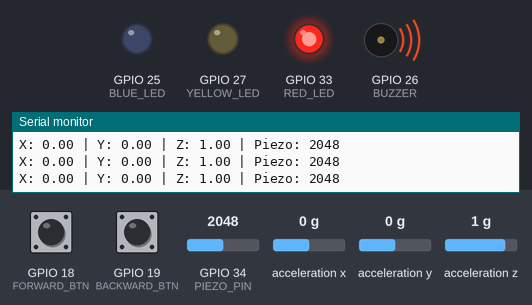
This sketch was run on a simulated ESP32. Parts: output pins drawn as LEDs (lit = HIGH), buzzer (waves = sounding, pin HIGH), the last lines printed to the serial monitor. Wiring (inferred from the names in the program): MPU-6050 motion sensor at I2C address 0x68. The inputs (shaded band) are chosen by the test bench; at power-on: GPIO 18 (FORWARD_BTN) HIGH, GPIO 19 (BACKWARD_BTN) HIGH, GPIO 34 (PIEZO_PIN) = 2048, acceleration x 0 g, acceleration y 0 g, acceleration z 1 g.

Above: at 3.2 s.
3.3 s: GPIO 18 (FORWARD_BTN) pulled LOW for 0.15 s
At 3.41 s:
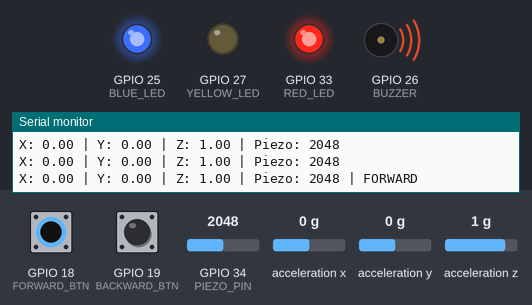
5.0 s: GPIO 19 (BACKWARD_BTN) pulled LOW for 0.15 s
At 5.14 s:
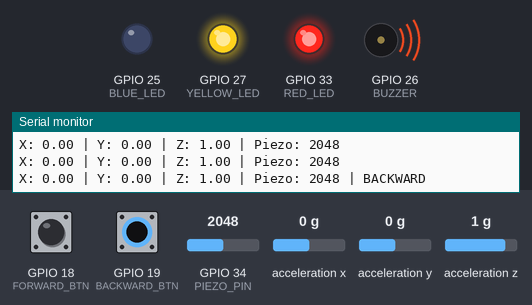
6.7 s: GPIO 34 (PIEZO_PIN) set to 1035
8.2 s: GPIO 34 (PIEZO_PIN) set to 933
At 8.7 s:
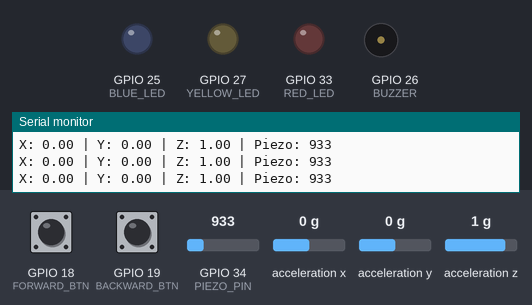
9.7 s: GPIO 18 (FORWARD_BTN) pulled LOW for 1 s
At 10.5 s:
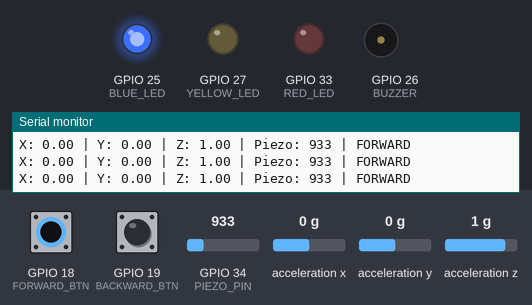
12.2 s: GPIO 19 (BACKWARD_BTN) pulled LOW for 1 s
At 13.0 s:
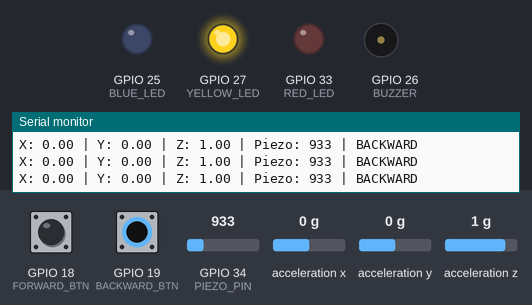
Timing chart, 0 to 15.2 s (numbered marks = the images above; inputs shaded):
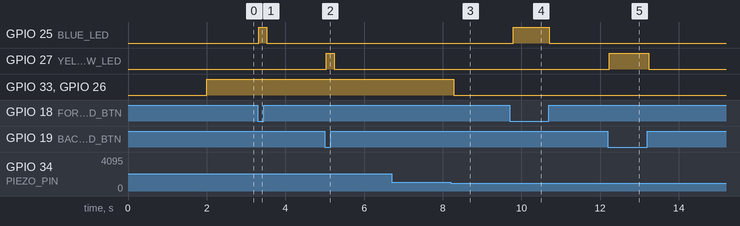

Measured:
- the behaviour switches between 1001 and 1000 on GPIO 34 (PIEZO_PIN) (found by bisection; images 2 and 3)
- after the input at 3.3 s, GPIO 25 (BLUE_LED): LOW → HIGH at once, → LOW 0.20 s later
- after the input at 5.0 s, GPIO 27 (YELLOW_LED): LOW → HIGH at once, → LOW 0.20 s later
- after the input at 8.2 s, GPIO 33 (RED_LED), GPIO 26 (BUZZER): HIGH → LOW after 0.08 s
- after the input at 9.7 s, GPIO 25 (BLUE_LED): LOW → HIGH after 0.10 s, → LOW 0.91 s later
- after the input at 12.2 s, GPIO 27 (YELLOW_LED): LOW → HIGH at once, → LOW 1.0 s later

The sketch:

nerf_controller.ino
```cpp
#include <Wire.h>
// ---------- pins ----------
#define RED_LED       33
#define BLUE_LED      25
#define YELLOW_LED    27
#define BUZZER        26

#define FORWARD_BTN   18
#define BACKWARD_BTN  19
#define PIEZO_PIN     34

#define SDA_PIN       21
#define SCL_PIN       22
// ---------- mpu6050 ----------


#define MPU_ADDR      0x68
#define PWR_MGMT_1    0x6B
#define ACCEL_CONFIG  0x1C
#define ACCEL_XOUT_H  0x3B
// ---------- setup —————
void setup() {

  Serial.begin(115200);
  delay(2000);
  pinMode(RED_LED, OUTPUT);
  pinMode(BLUE_LED, OUTPUT);
  pinMode(YELLOW_LED, OUTPUT);
  pinMode(BUZZER, OUTPUT);

  pinMode(FORWARD_BTN, INPUT_PULLUP);
  pinMode(BACKWARD_BTN, INPUT_PULLUP);

  digitalWrite(RED_LED, LOW);
  digitalWrite(BLUE_LED, LOW);
  digitalWrite(YELLOW_LED, LOW);
  digitalWrite(BUZZER, LOW);

  Wire.begin(SDA_PIN, SCL_PIN);

  Serial.println("SYSTEM STARTING");

  // Wake MPU6050
  Wire.beginTransmission(MPU_ADDR);
  Wire.write(PWR_MGMT_1);
  Wire.write(0x00);
  byte result = Wire.endTransmission();

  if (result == 0) {
    Serial.println("MPU IS READY");
  } else {
    Serial.println("MPU ERROR");
  }

  // Set accelerometer to +/-8G
  Wire.beginTransmission(MPU_ADDR);
  Wire.write(ACCEL_CONFIG);
  Wire.write(0x10);
  Wire.endTransmission();

  Serial.println("SYSTEM READY");
}

// ---------- loop —————

void loop() {

  // ---------- read mpu ----------

  Wire.beginTransmission(MPU_ADDR);
  Wire.write(ACCEL_XOUT_H);
  Wire.endTransmission(false);
  Wire.requestFrom(MPU_ADDR, 6);

  if (Wire.available() == 6) {

    int16_t rawX = (Wire.read() << 8) | Wire.read();
    int16_t rawY = (Wire.read() << 8) | Wire.read();
    int16_t rawZ = (Wire.read() << 8) | Wire.read();

    float x = rawX / 4096.0;
    float y = rawY / 4096.0;
    float z = rawZ / 4096.0;

    Serial.print("X: ");
    Serial.print(x, 2);

    Serial.print(" | Y: ");
    Serial.print(y, 2);
    Serial.print(" | Z: ");
    Serial.print(z, 2);

  } else {

    Serial.print("MPU READ ERROR");
  }

  // ---------- buttons ----------

  bool forwardPressed = digitalRead(FORWARD_BTN) == LOW;
  bool backwardPressed = digitalRead(BACKWARD_BTN) == LOW;

  digitalWrite(BLUE_LED, forwardPressed);
  digitalWrite(YELLOW_LED, backwardPressed);

  // ---------- peizo ———
  int piezoValue = analogRead(PIEZO_PIN);

  Serial.print(" | Piezo: ");
  Serial.print(piezoValue);

  // Piezo threshold
  if (piezoValue > 1000) {

    digitalWrite(RED_LED, HIGH);
    digitalWrite(BUZZER, HIGH);

  } else {

    digitalWrite(RED_LED, LOW);
    digitalWrite(BUZZER, LOW);
  }

  // ---------- button status ----------

  if (forwardPressed) {
    Serial.print(" | FORWARD");
  }
  if (backwardPressed) {
    Serial.print(" | BACKWARD");
  }
 Serial.println();
 delay(100);
}
```
